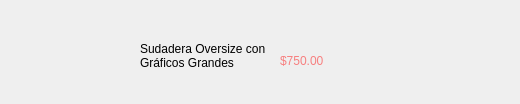
<?xml version="1.0" encoding="UTF-8"?>
<ui version="4.0">
 <class>Form</class>
 <widget class="QWidget" name="Form">
  <property name="geometry">
   <rect>
    <x>0</x>
    <y>0</y>
    <width>520</width>
    <height>104</height>
   </rect>
  </property>
  <property name="windowTitle">
   <string>Form</string>
  </property>
  <widget class="QWidget" name="item" native="true">
   <property name="geometry">
    <rect>
     <x>0</x>
     <y>-10</y>
     <width>521</width>
     <height>111</height>
    </rect>
   </property>
   <widget class="QLabel" name="image">
    <property name="geometry">
     <rect>
      <x>30</x>
      <y>20</y>
      <width>101</width>
      <height>91</height>
     </rect>
    </property>
    <property name="text">
     <string/>
    </property>
    <property name="pixmap">
     <pixmap>sweater0.jpg</pixmap>
    </property>
    <property name="scaledContents">
     <bool>true</bool>
    </property>
   </widget>
   <widget class="QLabel" name="name">
    <property name="geometry">
     <rect>
      <x>140</x>
      <y>20</y>
      <width>131</width>
      <height>91</height>
     </rect>
    </property>
    <property name="styleSheet">
     <string notr="true">font: 75 10pt &quot;MS Shell Dlg 2&quot;;</string>
    </property>
    <property name="text">
     <string>Sudadera Oversize con Gráficos Grandes</string>
    </property>
    <property name="scaledContents">
     <bool>false</bool>
    </property>
    <property name="wordWrap">
     <bool>true</bool>
    </property>
   </widget>
   <widget class="QLabel" name="price">
    <property name="geometry">
     <rect>
      <x>280</x>
      <y>60</y>
      <width>91</width>
      <height>21</height>
     </rect>
    </property>
    <property name="styleSheet">
     <string notr="true">QLabel {
    color: #f77f7f;
	
	font: 87 12pt &quot;Segoe UI Black&quot;;
}
</string>
    </property>
    <property name="text">
     <string>$750.00</string>
    </property>
   </widget>
  </widget>
 </widget>
 <resources/>
 <connections/>
</ui>
